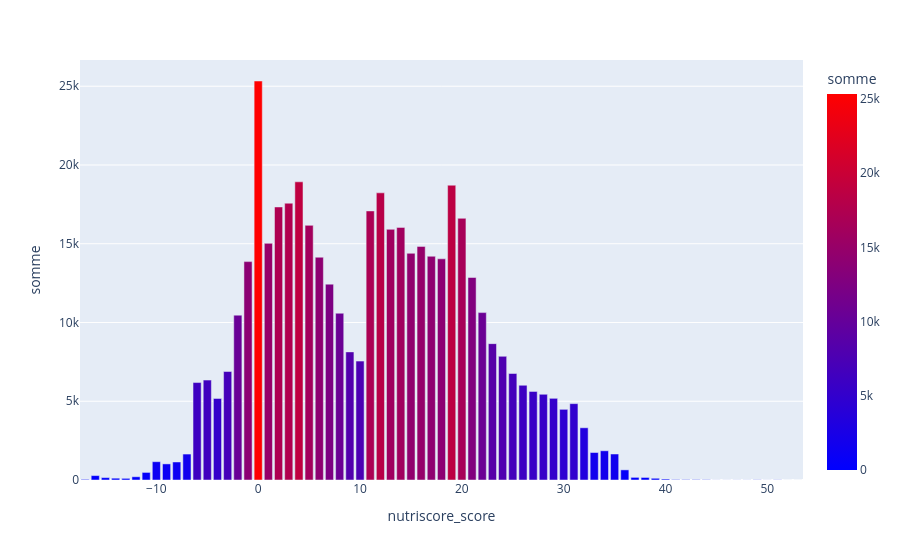

The cell this chart's notebook holds for it:
### Code cell
nutriscore_score = count_for_graph(df,"nutriscore_score")

graph = px.bar(nutriscore_score, x="nutriscore_score", y="somme", color="somme", color_continuous_scale="bluered")
graph.show()

### Figure 1 — Plotly figure (JSON) as saved in the notebook; plotly's stock layout.template omitted (floating-point values rounded to 4 significant figures)
{"data": [{"hovertemplate": "nutriscore_score=%{x}<br>somme=%{marker.color}<extra></extra>", "legendgroup": "", "marker": {"color": [40, 280, 152, 115, 105, 206, 481, 1162, 1022, 1144, 1647, 6187, 6343, 5176, 6887, 10466, 13865, 25332, 15025, 17335, 17573, 18931, 16166, 14144, 12435, 10588, 8134, 7548, 17083, 18232, 15914, 16038, 14392, 14832, 14205, 14044, 18717, 16614, 12857, 10628, 8658, 7852, 6762, 6014, 5626, 5441, 5186, 4487, 4848, 3316, 1745, 1856, 1651, 643, 167, 161, 109, 60, 25, 23, 23, 18, 4, 3, 5, 5, 12, 3, 10, 1, 2], "coloraxis": "coloraxis", "pattern": {"shape": ""}}, "name": "", "orientation": "v", "showlegend": false, "textposition": "auto", "type": "bar", "x": [-17.0, -16.0, -15.0, -14.0, -13.0, -12.0, -11.0, -10.0, -9.0, -8.0, -7.0, -6.0, -5.0, -4.0, -3.0, -2.0, -1.0, 0.0, 1.0, 2.0, 3.0, 4.0, 5.0, 6.0, 7.0, 8.0, 9.0, 10.0, 11.0, 12.0, 13.0, 14.0, 15.0, 16.0, 17.0, 18.0, 19.0, 20.0, 21.0, 22.0, 23.0, 24.0, 25.0, 26.0, 27.0, 28.0, 29.0, 30.0, 31.0, 32.0, 33.0, 34.0, 35.0, 36.0, 37.0, 38.0, 39.0, 40.0, 41.0, 42.0, 43.0, 44.0, 45.0, 46.0, 47.0, 48.0, 49.0, 50.0, 51.0, 52.0, 53.0], "xaxis": "x", "y": [40, 280, 152, 115, 105, 206, 481, 1162, 1022, 1144, 1647, 6187, 6343, 5176, 6887, 10466, 13865, 25332, 15025, 17335, 17573, 18931, 16166, 14144, 12435, 10588, 8134, 7548, 17083, 18232, 15914, 16038, 14392, 14832, 14205, 14044, 18717, 16614, 12857, 10628, 8658, 7852, 6762, 6014, 5626, 5441, 5186, 4487, 4848, 3316, 1745, 1856, 1651, 643, 167, 161, 109, 60, 25, 23, 23, 18, 4, 3, 5, 5, 12, 3, 10, 1, 2], "yaxis": "y"}], "layout": {"barmode": "relative", "coloraxis": {"autocolorscale": false, "colorbar": {"title": {"text": "somme"}}, "colorscale": [[0, "rgb(0,0,255)"], [1, "rgb(255,0,0)"]]}, "legend": {"tracegroupgap": 0}, "margin": {"t": 60}, "xaxis": {"anchor": "y", "domain": [0, 1], "title": {"text": "nutriscore_score"}}, "yaxis": {"anchor": "x", "domain": [0, 1], "title": {"text": "somme"}}}}
